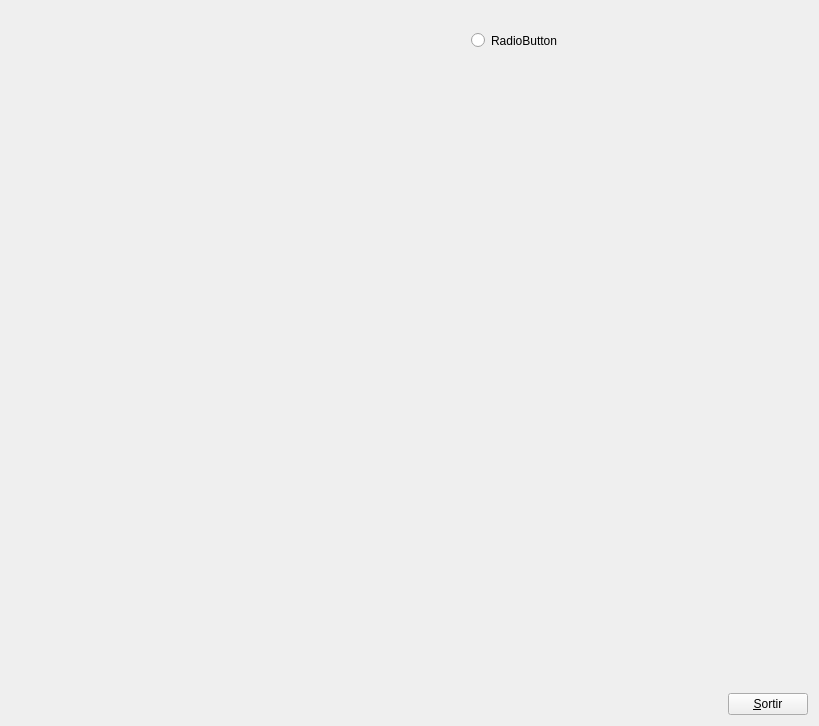
<?xml version="1.0" encoding="UTF-8"?>
<ui version="4.0">
 <class>MyForm</class>
 <widget class="QWidget" name="MyForm">
  <property name="geometry">
   <rect>
    <x>0</x>
    <y>0</y>
    <width>819</width>
    <height>726</height>
   </rect>
  </property>
  <property name="windowTitle">
   <string>Form</string>
  </property>
  <layout class="QHBoxLayout" name="horizontalLayout">
   <item>
    <widget class="MyGLWidget" name="widget" native="true">
     <property name="sizePolicy">
      <sizepolicy hsizetype="Expanding" vsizetype="Expanding">
       <horstretch>0</horstretch>
       <verstretch>0</verstretch>
      </sizepolicy>
     </property>
     <widget class="QRadioButton" name="radioButton">
      <property name="geometry">
       <rect>
        <x>460</x>
        <y>20</y>
        <width>90</width>
        <height>19</height>
       </rect>
      </property>
      <property name="text">
       <string>RadioButton</string>
      </property>
     </widget>
    </widget>
   </item>
   <item>
    <layout class="QVBoxLayout" name="verticalLayout">
     <item>
      <spacer name="verticalSpacer">
       <property name="orientation">
        <enum>Qt::Vertical</enum>
       </property>
       <property name="sizeHint" stdset="0">
        <size>
         <width>20</width>
         <height>40</height>
        </size>
       </property>
      </spacer>
     </item>
     <item>
      <widget class="QPushButton" name="pushButton">
       <property name="sizePolicy">
        <sizepolicy hsizetype="Fixed" vsizetype="Fixed">
         <horstretch>0</horstretch>
         <verstretch>0</verstretch>
        </sizepolicy>
       </property>
       <property name="text">
        <string>&amp;Sortir</string>
       </property>
      </widget>
     </item>
    </layout>
   </item>
  </layout>
 </widget>
 <customwidgets>
  <customwidget>
   <class>MyGLWidget</class>
   <extends>QWidget</extends>
   <header>MyGLWidget.h</header>
   <container>1</container>
  </customwidget>
 </customwidgets>
 <resources/>
 <connections>
  <connection>
   <sender>pushButton</sender>
   <signal>clicked()</signal>
   <receiver>MyForm</receiver>
   <slot>close()</slot>
   <hints>
    <hint type="sourcelabel">
     <x>796</x>
     <y>596</y>
    </hint>
    <hint type="destinationlabel">
     <x>839</x>
     <y>529</y>
    </hint>
   </hints>
  </connection>
 </connections>
</ui>
